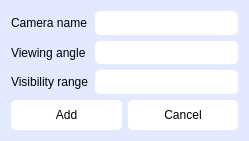
<?xml version="1.0" encoding="UTF-8"?>
<ui version="4.0">
 <class>DBCameraAddition</class>
 <widget class="QDialog" name="DBCameraAddition">
  <property name="geometry">
   <rect>
    <x>0</x>
    <y>0</y>
    <width>249</width>
    <height>141</height>
   </rect>
  </property>
  <property name="sizePolicy">
   <sizepolicy hsizetype="Fixed" vsizetype="Fixed">
    <horstretch>0</horstretch>
    <verstretch>0</verstretch>
   </sizepolicy>
  </property>
  <property name="minimumSize">
   <size>
    <width>249</width>
    <height>141</height>
   </size>
  </property>
  <property name="maximumSize">
   <size>
    <width>249</width>
    <height>141</height>
   </size>
  </property>
  <property name="windowTitle">
   <string>Add camera to list</string>
  </property>
  <property name="styleSheet">
   <string notr="true">background: #E3EAFF;</string>
  </property>
  <layout class="QVBoxLayout" name="verticalLayout">
   <item>
    <layout class="QFormLayout" name="formLayout">
     <item row="0" column="0">
      <widget class="QLabel" name="cameraNameInputHint">
       <property name="text">
        <string>Camera name</string>
       </property>
      </widget>
     </item>
     <item row="2" column="0">
      <widget class="QLabel" name="visibilityRangeInputHint">
       <property name="text">
        <string>Visibility range</string>
       </property>
      </widget>
     </item>
     <item row="1" column="0">
      <widget class="QLabel" name="viewingAngleInputHint">
       <property name="text">
        <string>Viewing angle</string>
       </property>
      </widget>
     </item>
     <item row="0" column="1">
      <widget class="QLineEdit" name="cameraNameInputField">
       <property name="styleSheet">
        <string notr="true">background: white;
border-radius: 5px;
height: 30px;</string>
       </property>
      </widget>
     </item>
     <item row="1" column="1">
      <widget class="QLineEdit" name="viewingAngleInputField">
       <property name="styleSheet">
        <string notr="true">background: white;
border-radius: 5px;
height: 30px;</string>
       </property>
      </widget>
     </item>
     <item row="2" column="1">
      <widget class="QLineEdit" name="visibilityRangeInputField">
       <property name="styleSheet">
        <string notr="true">background: white;
border-radius: 5px;
height: 30px;</string>
       </property>
      </widget>
     </item>
    </layout>
   </item>
   <item>
    <layout class="QHBoxLayout" name="horizontalLayout">
     <item>
      <widget class="QPushButton" name="additionToListConfirmButton">
       <property name="styleSheet">
        <string notr="true">
QPushButton
{
background: white;
border-radius: 5px; 
height: 30px;
}
QPushButton:hover
{
background: rgb(244, 244, 244);
}


</string>
       </property>
       <property name="text">
        <string>Add</string>
       </property>
      </widget>
     </item>
     <item>
      <widget class="QPushButton" name="additionToListCancelButton">
       <property name="styleSheet">
        <string notr="true">
QPushButton
{
background: white;
border-radius: 5px; 
height: 30px;
}
QPushButton:hover
{
background: rgb(244, 244, 244);
}


</string>
       </property>
       <property name="text">
        <string>Cancel</string>
       </property>
      </widget>
     </item>
    </layout>
   </item>
  </layout>
 </widget>
 <resources/>
 <connections/>
</ui>
